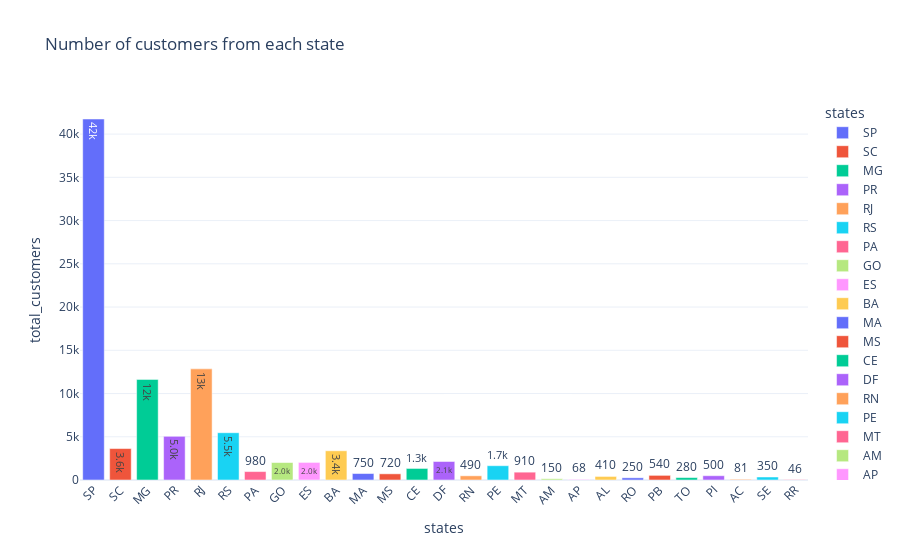

The notebook cell this image was saved under:
### Code cell
cust_state = pd.read_sql_query("""
SELECT 
    customer_state AS states, 
    COUNT(customer_id) AS total_customers 
FROM 
    customers
GROUP BY 
    customer_state""", conn)
cust_state
df= pd.DataFrame(cust_state)
fig= px.bar(df, x="states", y="total_customers", text="total_customers", color="states", title='Number of customers from each state')
fig.update_traces(texttemplate="%{text:.2s}", textposition="auto")
fig.update_layout(uniformtext_minsize=8)
fig.update_layout(xaxis_tickangle=-45)

fig

### Figure 1 — Plotly figure (JSON) as saved in the notebook; plotly's stock layout.template omitted (floating-point values rounded to 4 significant figures)
{"data": [{"alignmentgroup": "True", "hovertemplate": "states=%{x}<br>total_customers=%{text}<extra></extra>", "legendgroup": "SP", "marker": {"color": "#636efa", "pattern": {"shape": ""}}, "name": "SP", "offsetgroup": "SP", "orientation": "v", "showlegend": true, "text": [41746], "textposition": "auto", "texttemplate": "%{text:.2s}", "type": "bar", "x": ["SP"], "xaxis": "x", "y": [41746], "yaxis": "y"}, {"alignmentgroup": "True", "hovertemplate": "states=%{x}<br>total_customers=%{text}<extra></extra>", "legendgroup": "SC", "marker": {"color": "#EF553B", "pattern": {"shape": ""}}, "name": "SC", "offsetgroup": "SC", "orientation": "v", "showlegend": true, "text": [3637], "textposition": "auto", "texttemplate": "%{text:.2s}", "type": "bar", "x": ["SC"], "xaxis": "x", "y": [3637], "yaxis": "y"}, {"alignmentgroup": "True", "hovertemplate": "states=%{x}<br>total_customers=%{text}<extra></extra>", "legendgroup": "MG", "marker": {"color": "#00cc96", "pattern": {"shape": ""}}, "name": "MG", "offsetgroup": "MG", "orientation": "v", "showlegend": true, "text": [11635], "textposition": "auto", "texttemplate": "%{text:.2s}", "type": "bar", "x": ["MG"], "xaxis": "x", "y": [11635], "yaxis": "y"}, {"alignmentgroup": "True", "hovertemplate": "states=%{x}<br>total_customers=%{text}<extra></extra>", "legendgroup": "PR", "marker": {"color": "#ab63fa", "pattern": {"shape": ""}}, "name": "PR", "offsetgroup": "PR", "orientation": "v", "showlegend": true, "text": [5045], "textposition": "auto", "texttemplate": "%{text:.2s}", "type": "bar", "x": ["PR"], "xaxis": "x", "y": [5045], "yaxis": "y"}, {"alignmentgroup": "True", "hovertemplate": "states=%{x}<br>total_customers=%{text}<extra></extra>", "legendgroup": "RJ", "marker": {"color": "#FFA15A", "pattern": {"shape": ""}}, "name": "RJ", "offsetgroup": "RJ", "orientation": "v", "showlegend": true, "text": [12852], "textposition": "auto", "texttemplate": "%{text:.2s}", "type": "bar", "x": ["RJ"], "xaxis": "x", "y": [12852], "yaxis": "y"}, {"alignmentgroup": "True", "hovertemplate": "states=%{x}<br>total_customers=%{text}<extra></extra>", "legendgroup": "RS", "marker": {"color": "#19d3f3", "pattern": {"shape": ""}}, "name": "RS", "offsetgroup": "RS", "orientation": "v", "showlegend": true, "text": [5466], "textposition": "auto", "texttemplate": "%{text:.2s}", "type": "bar", "x": ["RS"], "xaxis": "x", "y": [5466], "yaxis": "y"}, {"alignmentgroup": "True", "hovertemplate": "states=%{x}<br>total_customers=%{text}<extra></extra>", "legendgroup": "PA", "marker": {"color": "#FF6692", "pattern": {"shape": ""}}, "name": "PA", "offsetgroup": "PA", "orientation": "v", "showlegend": true, "text": [975], "textposition": "auto", "texttemplate": "%{text:.2s}", "type": "bar", "x": ["PA"], "xaxis": "x", "y": [975], "yaxis": "y"}, {"alignmentgroup": "True", "hovertemplate": "states=%{x}<br>total_customers=%{text}<extra></extra>", "legendgroup": "GO", "marker": {"color": "#B6E880", "pattern": {"shape": ""}}, "name": "GO", "offsetgroup": "GO", "orientation": "v", "showlegend": true, "text": [2020], "textposition": "auto", "texttemplate": "%{text:.2s}", "type": "bar", "x": ["GO"], "xaxis": "x", "y": [2020], "yaxis": "y"}, {"alignmentgroup": "True", "hovertemplate": "states=%{x}<br>total_customers=%{text}<extra></extra>", "legendgroup": "ES", "marker": {"color": "#FF97FF", "pattern": {"shape": ""}}, "name": "ES", "offsetgroup": "ES", "orientation": "v", "showlegend": true, "text": [2033], "textposition": "auto", "texttemplate": "%{text:.2s}", "type": "bar", "x": ["ES"], "xaxis": "x", "y": [2033], "yaxis": "y"}, {"alignmentgroup": "True", "hovertemplate": "states=%{x}<br>total_customers=%{text}<extra></extra>", "legendgroup": "BA", "marker": {"color": "#FECB52", "pattern": {"shape": ""}}, "name": "BA", "offsetgroup": "BA", "orientation": "v", "showlegend": true, "text": [3380], "textposition": "auto", "texttemplate": "%{text:.2s}", "type": "bar", "x": ["BA"], "xaxis": "x", "y": [3380], "yaxis": "y"}, {"alignmentgroup": "True", "hovertemplate": "states=%{x}<br>total_customers=%{text}<extra></extra>", "legendgroup": "MA", "marker": {"color": "#636efa", "pattern": {"shape": ""}}, "name": "MA", "offsetgroup": "MA", "orientation": "v", "showlegend": true, "text": [747], "textposition": "auto", "texttemplate": "%{text:.2s}", "type": "bar", "x": ["MA"], "xaxis": "x", "y": [747], "yaxis": "y"}, {"alignmentgroup": "True", "hovertemplate": "states=%{x}<br>total_customers=%{text}<extra></extra>", "legendgroup": "MS", "marker": {"color": "#EF553B", "pattern": {"shape": ""}}, "name": "MS", "offsetgroup": "MS", "orientation": "v", "showlegend": true, "text": [715], "textposition": "auto", "texttemplate": "%{text:.2s}", "type": "bar", "x": ["MS"], "xaxis": "x", "y": [715], "yaxis": "y"}, {"alignmentgroup": "True", "hovertemplate": "states=%{x}<br>total_customers=%{text}<extra></extra>", "legendgroup": "CE", "marker": {"color": "#00cc96", "pattern": {"shape": ""}}, "name": "CE", "offsetgroup": "CE", "orientation": "v", "showlegend": true, "text": [1336], "textposition": "auto", "texttemplate": "%{text:.2s}", "type": "bar", "x": ["CE"], "xaxis": "x", "y": [1336], "yaxis": "y"}, {"alignmentgroup": "True", "hovertemplate": "states=%{x}<br>total_customers=%{text}<extra></extra>", "legendgroup": "DF", "marker": {"color": "#ab63fa", "pattern": {"shape": ""}}, "name": "DF", "offsetgroup": "DF", "orientation": "v", "showlegend": true, "text": [2140], "textposition": "auto", "texttemplate": "%{text:.2s}", "type": "bar", "x": ["DF"], "xaxis": "x", "y": [2140], "yaxis": "y"}, {"alignmentgroup": "True", "hovertemplate": "states=%{x}<br>total_customers=%{text}<extra></extra>", "legendgroup": "RN", "marker": {"color": "#FFA15A", "pattern": {"shape": ""}}, "name": "RN", "offsetgroup": "RN", "orientation": "v", "showlegend": true, "text": [485], "textposition": "auto", "texttemplate": "%{text:.2s}", "type": "bar", "x": ["RN"], "xaxis": "x", "y": [485], "yaxis": "y"}, {"alignmentgroup": "True", "hovertemplate": "states=%{x}<br>total_customers=%{text}<extra></extra>", "legendgroup": "PE", "marker": {"color": "#19d3f3", "pattern": {"shape": ""}}, "name": "PE", "offsetgroup": "PE", "orientation": "v", "showlegend": true, "text": [1652], "textposition": "auto", "texttemplate": "%{text:.2s}", "type": "bar", "x": ["PE"], "xaxis": "x", "y": [1652], "yaxis": "y"}, {"alignmentgroup": "True", "hovertemplate": "states=%{x}<br>total_customers=%{text}<extra></extra>", "legendgroup": "MT", "marker": {"color": "#FF6692", "pattern": {"shape": ""}}, "name": "MT", "offsetgroup": "MT", "orientation": "v", "showlegend": true, "text": [907], "textposition": "auto", "texttemplate": "%{text:.2s}", "type": "bar", "x": ["MT"], "xaxis": "x", "y": [907], "yaxis": "y"}, {"alignmentgroup": "True", "hovertemplate": "states=%{x}<br>total_customers=%{text}<extra></extra>", "legendgroup": "AM", "marker": {"color": "#B6E880", "pattern": {"shape": ""}}, "name": "AM", "offsetgroup": "AM", "orientation": "v", "showlegend": true, "text": [148], "textposition": "auto", "texttemplate": "%{text:.2s}", "type": "bar", "x": ["AM"], "xaxis": "x", "y": [148], "yaxis": "y"}, {"alignmentgroup": "True", "hovertemplate": "states=%{x}<br>total_customers=%{text}<extra></extra>", "legendgroup": "AP", "marker": {"color": "#FF97FF", "pattern": {"shape": ""}}, "name": "AP", "offsetgroup": "AP", "orientation": "v", "showlegend": true, "text": [68], "textposition": "auto", "texttemplate": "%{text:.2s}", "type": "bar", "x": ["AP"], "xaxis": "x", "y": [68], "yaxis": "y"}, {"alignmentgroup": "True", "hovertemplate": "states=%{x}<br>total_customers=%{text}<extra></extra>", "legendgroup": "AL", "marker": {"color": "#FECB52", "pattern": {"shape": ""}}, "name": "AL", "offsetgroup": "AL", "orientation": "v", "showlegend": true, "text": [413], "textposition": "auto", "texttemplate": "%{text:.2s}", "type": "bar", "x": ["AL"], "xaxis": "x", "y": [413], "yaxis": "y"}, {"alignmentgroup": "True", "hovertemplate": "states=%{x}<br>total_customers=%{text}<extra></extra>", "legendgroup": "RO", "marker": {"color": "#636efa", "pattern": {"shape": ""}}, "name": "RO", "offsetgroup": "RO", "orientation": "v", "showlegend": true, "text": [253], "textposition": "auto", "texttemplate": "%{text:.2s}", "type": "bar", "x": ["RO"], "xaxis": "x", "y": [253], "yaxis": "y"}, {"alignmentgroup": "True", "hovertemplate": "states=%{x}<br>total_customers=%{text}<extra></extra>", "legendgroup": "PB", "marker": {"color": "#EF553B", "pattern": {"shape": ""}}, "name": "PB", "offsetgroup": "PB", "orientation": "v", "showlegend": true, "text": [536], "textposition": "auto", "texttemplate": "%{text:.2s}", "type": "bar", "x": ["PB"], "xaxis": "x", "y": [536], "yaxis": "y"}, {"alignmentgroup": "True", "hovertemplate": "states=%{x}<br>total_customers=%{text}<extra></extra>", "legendgroup": "TO", "marker": {"color": "#00cc96", "pattern": {"shape": ""}}, "name": "TO", "offsetgroup": "TO", "orientation": "v", "showlegend": true, "text": [280], "textposition": "auto", "texttemplate": "%{text:.2s}", "type": "bar", "x": ["TO"], "xaxis": "x", "y": [280], "yaxis": "y"}, {"alignmentgroup": "True", "hovertemplate": "states=%{x}<br>total_customers=%{text}<extra></extra>", "legendgroup": "PI", "marker": {"color": "#ab63fa", "pattern": {"shape": ""}}, "name": "PI", "offsetgroup": "PI", "orientation": "v", "showlegend": true, "text": [495], "textposition": "auto", "texttemplate": "%{text:.2s}", "type": "bar", "x": ["PI"], "xaxis": "x", "y": [495], "yaxis": "y"}, {"alignmentgroup": "True", "hovertemplate": "states=%{x}<br>total_customers=%{text}<extra></extra>", "legendgroup": "AC", "marker": {"color": "#FFA15A", "pattern": {"shape": ""}}, "name": "AC", "offsetgroup": "AC", "orientation": "v", "showlegend": true, "text": [81], "textposition": "auto", "texttemplate": "%{text:.2s}", "type": "bar", "x": ["AC"], "xaxis": "x", "y": [81], "yaxis": "y"}, {"alignmentgroup": "True", "hovertemplate": "states=%{x}<br>total_customers=%{text}<extra></extra>", "legendgroup": "SE", "marker": {"color": "#19d3f3", "pattern": {"shape": ""}}, "name": "SE", "offsetgroup": "SE", "orientation": "v", "showlegend": true, "text": [350], "textposition": "auto", "texttemplate": "%{text:.2s}", "type": "bar", "x": ["SE"], "xaxis": "x", "y": [350], "yaxis": "y"}, {"alignmentgroup": "True", "hovertemplate": "states=%{x}<br>total_customers=%{text}<extra></extra>", "legendgroup": "RR", "marker": {"color": "#FF6692", "pattern": {"shape": ""}}, "name": "RR", "offsetgroup": "RR", "orientation": "v", "showlegend": true, "text": [46], "textposition": "auto", "texttemplate": "%{text:.2s}", "type": "bar", "x": ["RR"], "xaxis": "x", "y": [46], "yaxis": "y"}], "layout": {"autosize": true, "barmode": "relative", "legend": {"title": {"text": "states"}, "tracegroupgap": 0}, "title": {"text": "Number of customers from each state"}, "uniformtext": {"minsize": 8}, "xaxis": {"anchor": "y", "autorange": true, "categoryarray": ["SP", "SC", "MG", "PR", "RJ", "RS", "PA", "GO", "ES", "BA", "MA", "MS", "CE", "DF", "RN", "PE", "MT", "AM", "AP", "AL", "RO", "PB", "TO", "PI", "AC", "SE", "RR"], "categoryorder": "array", "domain": [0, 1], "range": [-0.5, 26.5], "tickangle": -45, "title": {"text": "states"}, "type": "category"}, "yaxis": {"anchor": "x", "autorange": true, "domain": [0, 1], "range": [0, 43940.0], "title": {"text": "total_customers"}, "type": "linear"}}}
